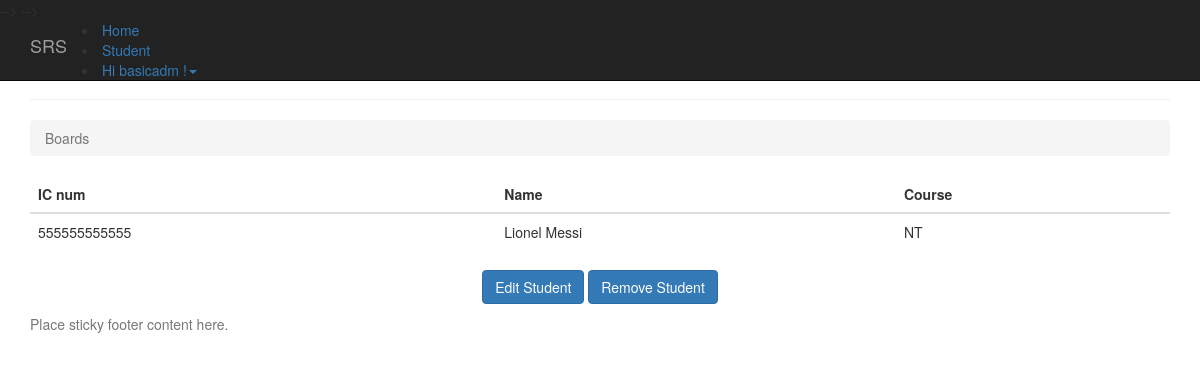
Page /5/ (signed in) on the committed database.
### student/models.py (models this page shows, shortened)
class Student(models.Model):
	PROGRAMMING = 'PR'
	NETWORKING = 'NT'
	PCTECH = 'PC'
	COURSE_CHOICES = (
		(PROGRAMMING, 'Programming'),
		(NETWORKING, 'Networking'),
		(PCTECH, 'PC Technichian'),
	)
	icnum = models.CharField('IC Number',max_length=12,unique=True,blank=False,null=False)
	name = models.CharField('Name',max_length=300,blank=False,null=False)
	course = models.CharField('Coursework',max_length=2,choices=COURSE_CHOICES,default=PCTECH)
	createdby = models.ForeignKey('auth.User',on_delete=models.CASCADE)
	created_date = models.DateTimeField('Created Date',auto_now_add=True)

### student/views.py (the view)
# urls.py: url(r'^(?P<pk>\d+)/$', views.student_detail, name='student_detail'),
@login_required(login_url='/accounts/login/')
def student_detail(request,pk):
    student = get_object_or_404(Student, pk=pk)
    return render(request, 'student/student_detail.html', {'student': student})

### templates/student/student_detail.html
{% extends 'base.html' %}
{% block content %}
      <div class="page-header">
        <h1>Student Information</h1>
      </div>
      <ol class="breadcrumb my-4">
        <li class="breadcrumb-item active">Boards</li>
      </ol>
      <table class="table">
        <thead class="thead-inverse">
          <tr>
            <th>IC num</th>
            <th>Name</th>
            <th>Course</th>
          </tr>
        </thead>
        <tbody>
            <tr>
              <td>
                {{ student.icnum }}
              </td>
              <td class="align-middle">{{ student.name }}</td>
              <td class="align-middle">{{ student.course }}</td>
            </tr>
        </tbody>
	  </table>
    <p class="text-center">
      <a href="{% url 'student_edit' student.pk %}" class="btn btn-primary" >Edit Student</a>
      <a href="{% url 'student_remove' student.pk %}" class="btn btn-primary" >Remove Student</a>
    </p>
{% endblock %}

### templates/base.html (shortened to what this page needs)
{% load static %}
{% load i18n %}
<!DOCTYPE html>
<html lang="en">
  <head>
    <link href="http://getbootstrap.com/docs/3.3/dist/css/bootstrap.min.css" rel="stylesheet">
    <link href="http://getbootstrap.com/docs/3.3/assets/css/ie10-viewport-bug-workaround.css" rel="stylesheet">
    <link href="http://getbootstrap.com/docs/3.3/examples/sticky-footer-navbar/sticky-footer-navbar.css" rel="stylesheet">
  </head>
  <body>
    {% block navbar %}
    <nav class="navbar navbar-inverse navbar-fixed-top">
      <div class="container">
        <div class="navbar-header">
          <a class="navbar-brand" href="#">SRS</a>
        </div>
        <div id="navbar" class="collapse navbar-collapse">
           {% block home_navbar %}
           <li class="active"><a href="/">Home</a></li>
           {% endblock %}
            {% block student_navbar %}
            <li><a href="{% url 'student_home' %}">Student</a></li>
            {% endblock %}
            {% block user_navbar %}
              {% if user.is_authenticated %}
                <li class="dropdown">
                  <a href="#" class="dropdown-toggle" data-toggle="dropdown" role="button" aria-haspopup="true" aria-expanded="false"></span> Hi {{ user.username }} !<span class="caret"></span></a>
                </li>
              {% else %}
                <li><a href="/accounts/login/">Sign In</a></li>
                <li><a href="/accounts/signup/">Sign Up</a></li>
              {% endif %}
            {% endblock %}
        </div>
      </div>
    </nav>
    {% endblock %}
    <div class="container">
      {% block content %}{% endblock %}
    </div>
    {% block footer %}
    <footer class="footer">
      <div class="container">
        <p class="text-muted">Place sticky footer content here.</p>
      </div>
    </footer>
    {% endblock %}
  </body>
</html>

### rows in the picture
Student: icnum "555555555555", name "Lionel Messi", course "NT"

### other values in the picture
{{ user.username }} "basicadm"
